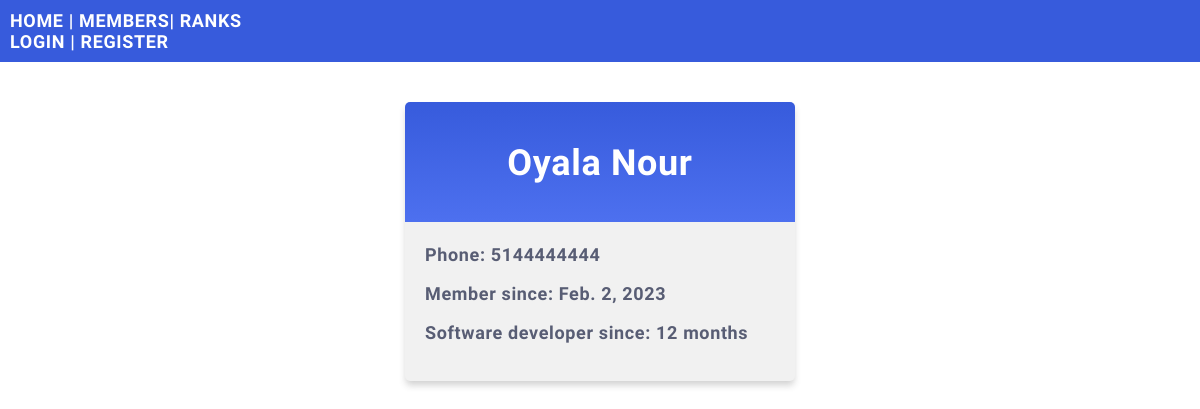
/members/details/Olaya-Nour, run on the app's committed database.
### members/models.py (models this page shows)
class Member(models.Model):
    firstname = models.CharField(max_length=255)
    lastname = models.CharField(max_length=255)
    phone = models.IntegerField(null=True)
    experience_in_months = models.IntegerField(null=True)
    joined_date = models.DateField(null=True)
    ranking_system = models.IntegerField(null=True)
    total_scores = models.IntegerField(null=True)
    user_email = models.CharField(max_length=80, default='SOME STRING')
    members_city = models.CharField(max_length=80, default='SOME STRING')
    slug = models.SlugField(default="", null=False)

### members/views.py (the view)
# urls.py: path('members/details/<slug:slug>', views.details, name='details'),
def details(request, slug):
  mymember = Member.objects.get(slug=slug)
  template = loader.get_template('details.html')
  context = {
    'mymember': mymember,
  }
  return HttpResponse(template.render(context, request))

### members/templates/details.html (shortened to what this page needs)
{% extends "master.html" %}
{% block content %}
  <div class="mycard">
    <h1>{{ mymember.firstname }} {{ mymember.lastname }}</h1>
    <p>Phone: {{ mymember.phone }}</p>
    <p>Member since: {{ mymember.joined_date }}</p>
    <p> Software developer since: {{ mymember.experience_in_months}} months</p>
  </div>
{% endblock %}

### mystaticfiles/myglobal.css (style rules this page uses)
body { margin:0; font: 600 18px 'Source Sans Pro', sans-serif; letter-spacing: 0.64px; color: #585d74; }
.mycard { background-color: #f1f1f1; background-image: linear-gradient(to bottom, #375BDC, #4D70EF); background-size: 100% 120px; background-repeat: no-repeat; margin: 40px auto; width: 350px; border-radius: 5px; box-shadow: 0 5px 7px -1px rgba(51, 51, 51, 0.23); padding: 20px; }
.mycard h1 { text-align: center; color:#ffffff; margin:20px 0 60px 0; }

### data on the page
Member: firstname "Oyala", lastname "Nour", phone "5144444444", joined_date "Feb. 2, 2023", experience_in_months "12"
